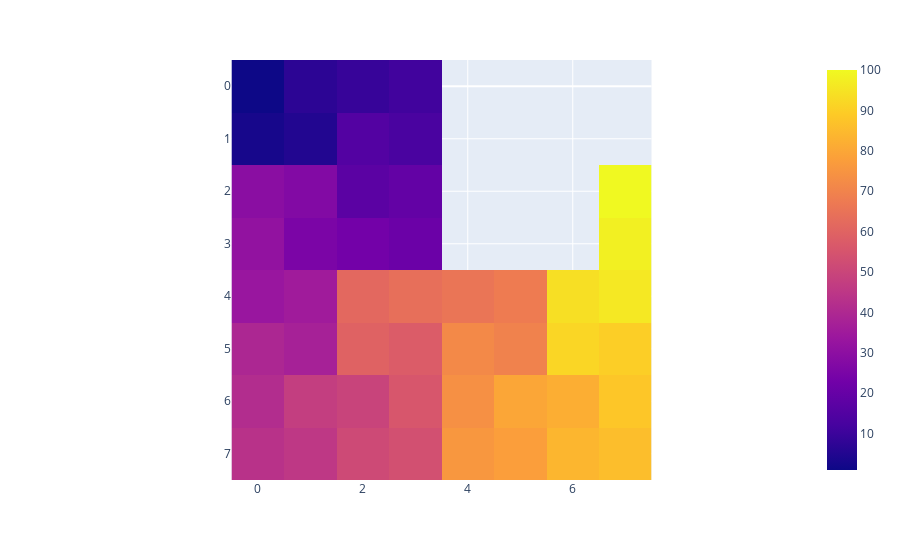

The notebook cell saved with this chart:
### Code cell
dim_0 = np.max(np.array(points)[:, 0])+1 # add 1 to account for 0 indexing
dim_1 = np.max(np.array(points)[:, 1])+1
temp_mat = np.zeros(shape = [dim_0, dim_1])
temp_mat[temp_mat == 0] = np.nan         #  empty values being used for visualization

for i in range(len(temp)):
#     print(i)
    temp_mat[points[i][0], points[i][1]] = temp[i]
    
# temp2 = pd.DataFrame(points, columns = ['i', 'j'])
# temp2['value'] = temp
# px.scatter(temp2, x = 'i', y = 'j', color = 'value')

px.imshow(temp_mat)

### Figure 1 — Plotly figure (JSON) as saved in the notebook; plotly's stock layout.template omitted (floating-point values rounded to 4 significant figures)
{"data": [{"coloraxis": "coloraxis", "hovertemplate": "x: %{x}<br>y: %{y}<br>color: %{z}<extra></extra>", "name": "0", "type": "heatmap", "xaxis": "x", "yaxis": "y", "z": [[1, 7.061, 9.082, 11.1, null, null, null, null], [3.02, 5.041, 15.14, 13.12, null, null, null, null], [29.29, 27.27, 17.16, 19.18, null, null, null, 100], [31.31, 25.24, 23.22, 21.2, null, null, null, 97.98], [33.33, 35.35, 61.61, 63.63, 65.65, 67.67, 93.94, 95.96], [39.39, 37.37, 59.59, 57.57, 71.71, 69.69, 91.92, 89.9], [41.41, 47.47, 49.49, 55.55, 73.73, 79.8, 81.82, 87.88], [43.43, 45.45, 51.51, 53.53, 75.76, 77.78, 83.84, 85.86]]}], "layout": {"coloraxis": {"colorscale": [[0, "#0d0887"], [0.1111, "#46039f"], [0.2222, "#7201a8"], [0.3333, "#9c179e"], [0.4444, "#bd3786"], [0.5556, "#d8576b"], [0.6667, "#ed7953"], [0.7778, "#fb9f3a"], [0.8889, "#fdca26"], [1, "#f0f921"]]}, "margin": {"t": 60}, "xaxis": {"anchor": "y", "constrain": "domain", "domain": [0, 1], "scaleanchor": "y"}, "yaxis": {"anchor": "x", "autorange": "reversed", "constrain": "domain", "domain": [0, 1]}}}
